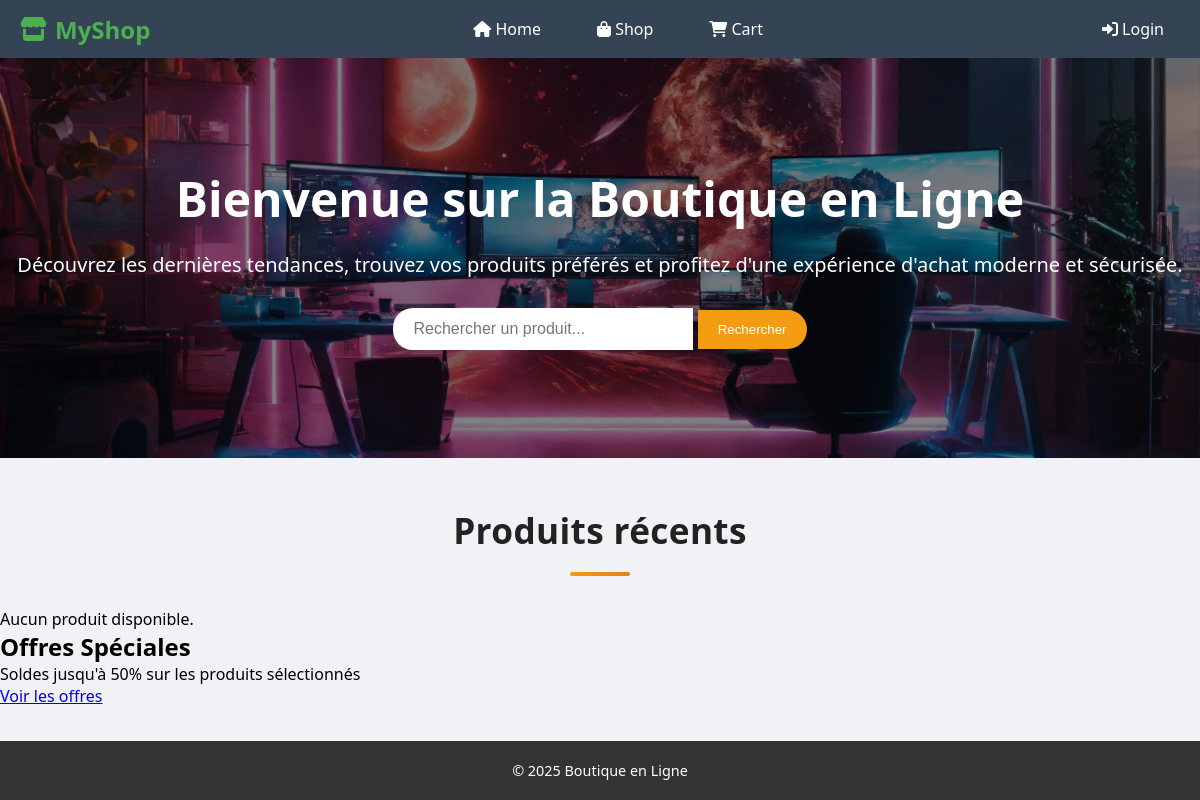
Page /.history/index_20250507164625.php on the earlier database version.
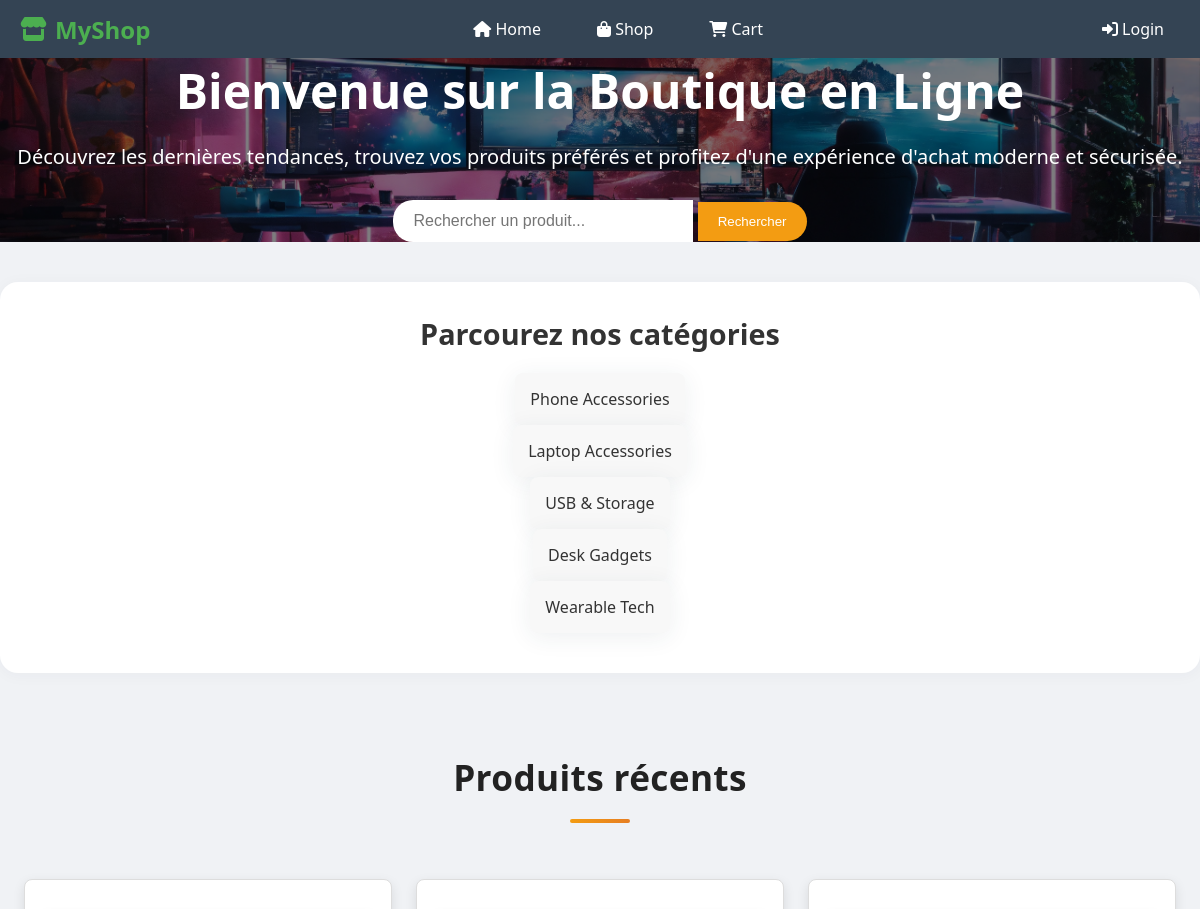
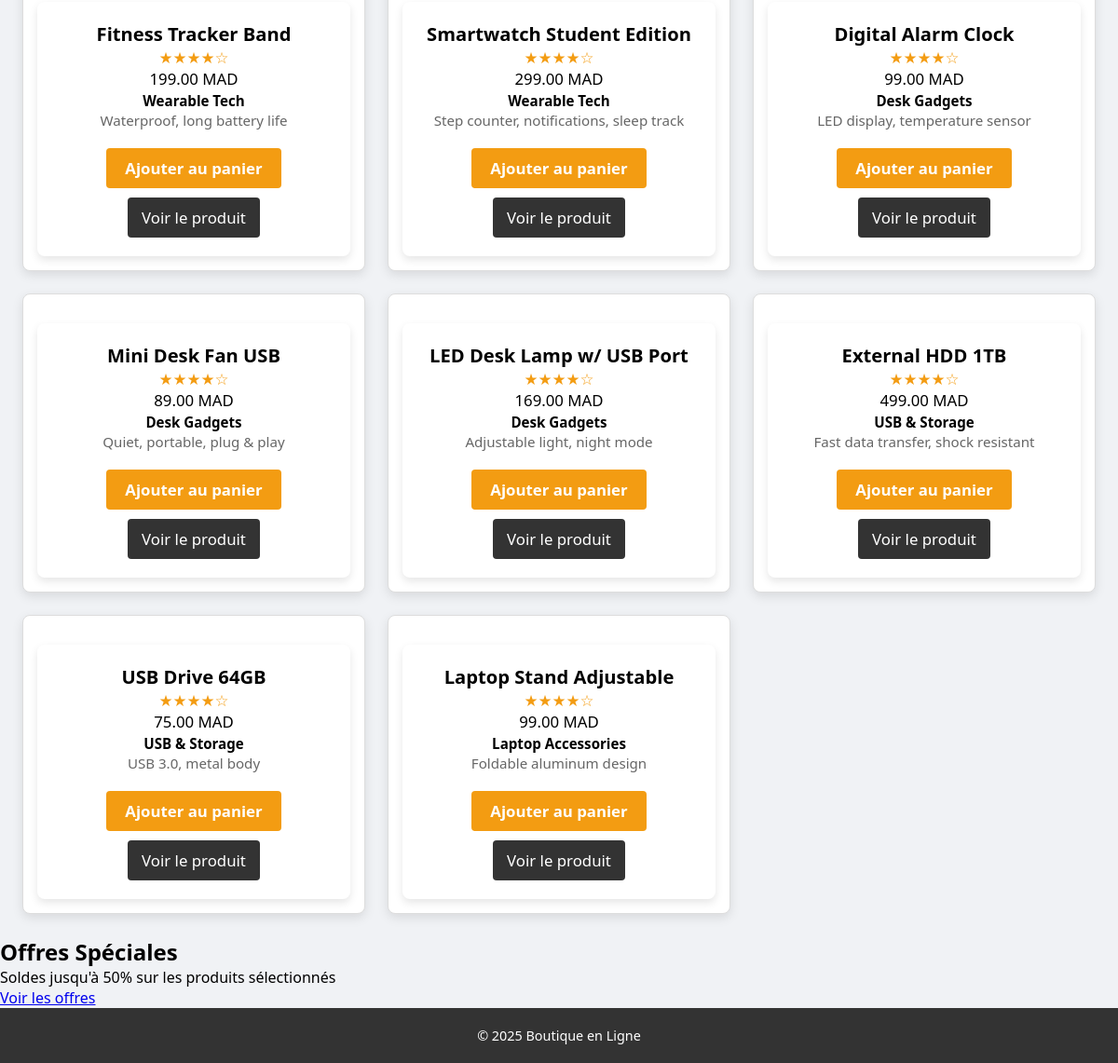
Same page on the later database version (2 pictures, top to bottom).
### tables this page shows
CREATE TABLE IF NOT EXISTS produits (
    id INT AUTO_INCREMENT PRIMARY KEY,
    nom VARCHAR(100),
    description TEXT,
    prix DECIMAL(10,2),
    categorie VARCHAR(50),
    image VARCHAR(255)
);

### .history/index_20250507164625.php (the view, shortened to what this page needs)
<?php
require_once 'includes/db.php';
include 'includes/header.php';
$products = $pdo->query('SELECT * FROM produits ORDER BY id DESC LIMIT 8')->fetchAll();
$categories = $pdo->query("SELECT DISTINCT categorie FROM produits WHERE categorie IS NOT NULL AND categorie != ''")->fetchAll(PDO::FETCH_COLUMN);
?>
<div class="hero-section" style="background-image: url('assets/images/landingpage.webp');">
    <div class="hero-overlay"></div>
    <div class="hero-content">
        <div class="hero-text">
            <h1>Bienvenue sur la Boutique en Ligne</h1>
            <p>Découvrez les dernières tendances, trouvez vos produits préférés et profitez d'une expérience d'achat moderne et sécurisée.</p>
        </div>
        <div class="hero-search">
            <form action="search.php" method="GET">
                <input type="text" name="q" placeholder="Rechercher un produit..." class="search-input">
                <button type="submit" class="hero-btn">Rechercher</button>
            </form>
        </div>
    </div>
</div>
<?php if (!empty($categories)) : ?>
    <div class="category-filters">
        <h2>Parcourez nos catégories</h2>
        <?php foreach ($categories as $cat) : ?>
            <a href="search.php?category=<?= urlencode($cat) ?>" class="category-card"><?= htmlspecialchars($cat) ?></a>
        <?php endforeach; ?>
    </div>
<?php endif; ?>
<h2 class="recent-products-title">Produits récents</h2>
<?php if (count($products) === 0) : ?>
    <p class="no-products">Aucun produit disponible.</p>
<?php else : ?>
    <div class="product-listing">
        <?php foreach ($products as $prod) : ?>
            <div class="product-card">
                <div class="product-info">
                    <strong><?= htmlspecialchars($prod['nom']) ?></strong><br>
                    <div class="product-rating">★★★★☆</div>
                    <span><?= number_format($prod['prix'], 2) ?> MAD</span><br>
                    <span class="product-category"><?= htmlspecialchars($prod['categorie']) ?></span><br>
                    <div class="product-desc">
                        <?= htmlspecialchars(mb_strimwidth($prod['description'], 0, 80, '...')) ?>
                    </div>
                    <div class="product-actions">
                        <a href="cart.php?add=<?= $prod['id'] ?>" class="add-to-cart-btn">Ajouter au panier</a>
                        <a href="product.php?id=<?= $prod['id'] ?>" class="product-details-btn">Voir le produit</a>
                    </div>
                </div>
            </div>
        <?php endforeach; ?>
    </div>
<?php endif; ?>
<section id="promotions">
    <h2>Offres Spéciales</h2>
    <p>Soldes jusqu'à 50% sur les produits sélectionnés</p>
    <a href="sales-page.php" class="promo-btn">Voir les offres</a>
</section>
<?php include 'includes/footer.php'; ?>

Differences in the rows shown:
added produits: nom "Fitness Tracker Band", prix "199.00", categorie "Wearable Tech", description "Waterproof, long battery life"
added produits: nom "Smartwatch Student Edition", prix "299.00", categorie "Wearable Tech", description "Step counter, notifications, sleep track"
added produits: nom "Digital Alarm Clock", prix "99.00", categorie "Desk Gadgets", description "LED display, temperature sensor"
added produits: nom "Mini Desk Fan USB", prix "89.00", categorie "Desk Gadgets", description "Quiet, portable, plug & play"
added produits: nom "LED Desk Lamp w/ USB Port", prix "169.00", categorie "Desk Gadgets", description "Adjustable light, night mode"
added produits: nom "External HDD 1TB", prix "499.00", categorie "USB & Storage", description "Fast data transfer, shock resistant"
added produits: nom "USB Drive 64GB", prix "75.00", categorie "USB & Storage", description "USB 3.0, metal body"
added produits: nom "Laptop Stand Adjustable", prix "99.00", categorie "Laptop Accessories", description "Foldable aluminum design"
Other differences:
text no longer shown: "Aucun produit disponible."
text now shown: "Parcourez nos catégories"
new list line: "Phone Accessories"
new list line: "Laptop Accessories"
new list line: "USB & Storage"
new list line: "Desk Gadgets"
new list line: "Wearable Tech"
